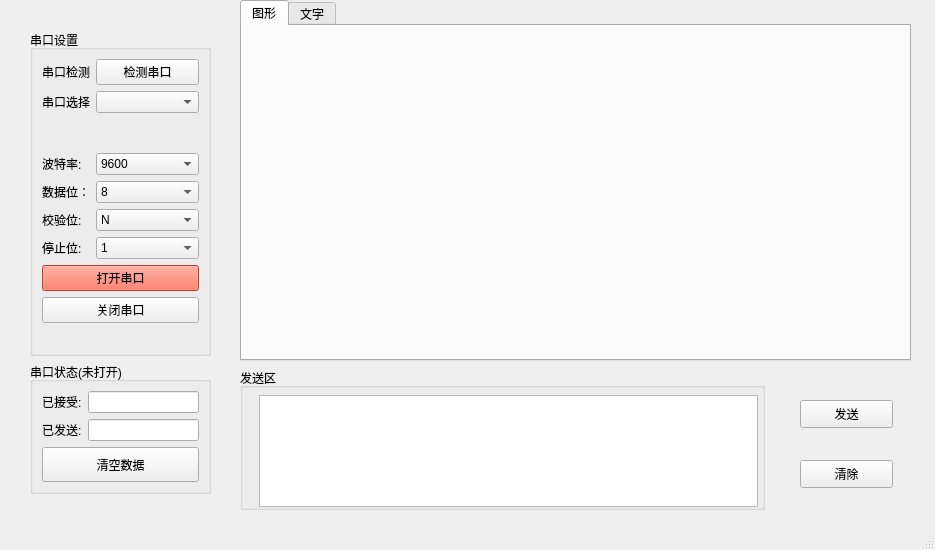
<?xml version="1.0" encoding="UTF-8"?>
<ui version="4.0">
 <class>MainWindow</class>
 <widget class="QMainWindow" name="MainWindow">
  <property name="geometry">
   <rect>
    <x>0</x>
    <y>0</y>
    <width>935</width>
    <height>550</height>
   </rect>
  </property>
  <property name="minimumSize">
   <size>
    <width>935</width>
    <height>550</height>
   </size>
  </property>
  <property name="maximumSize">
   <size>
    <width>935</width>
    <height>550</height>
   </size>
  </property>
  <property name="windowTitle">
   <string>MainWindow</string>
  </property>
  <widget class="QWidget" name="centralwidget">
   <widget class="QGroupBox" name="groupBox">
    <property name="geometry">
     <rect>
      <x>30</x>
      <y>30</y>
      <width>181</width>
      <height>326</height>
     </rect>
    </property>
    <property name="sizePolicy">
     <sizepolicy hsizetype="Preferred" vsizetype="Preferred">
      <horstretch>0</horstretch>
      <verstretch>0</verstretch>
     </sizepolicy>
    </property>
    <property name="title">
     <string>串口设置</string>
    </property>
    <layout class="QFormLayout" name="formLayout">
     <item row="0" column="0">
      <widget class="QLabel" name="label">
       <property name="text">
        <string>&lt;html&gt;&lt;head/&gt;&lt;body&gt;&lt;p align=&quot;center&quot;&gt;串口检测&lt;/p&gt;&lt;/body&gt;&lt;/html&gt;</string>
       </property>
      </widget>
     </item>
     <item row="0" column="1">
      <widget class="QPushButton" name="check_serial_Button">
       <property name="text">
        <string>检测串口</string>
       </property>
      </widget>
     </item>
     <item row="1" column="0">
      <widget class="QLabel" name="label_2">
       <property name="text">
        <string>&lt;html&gt;&lt;head/&gt;&lt;body&gt;&lt;p align=&quot;center&quot;&gt;串口选择&lt;/p&gt;&lt;/body&gt;&lt;/html&gt;</string>
       </property>
      </widget>
     </item>
     <item row="1" column="1">
      <widget class="QComboBox" name="chose_port_comboBox"/>
     </item>
     <item row="3" column="0">
      <widget class="QLabel" name="label_4">
       <property name="text">
        <string>&lt;html&gt;&lt;head/&gt;&lt;body&gt;&lt;p align=&quot;justify&quot;&gt;波特率:&lt;/p&gt;&lt;/body&gt;&lt;/html&gt;</string>
       </property>
      </widget>
     </item>
     <item row="3" column="1">
      <widget class="QComboBox" name="comboBox_2">
       <property name="currentText">
        <string>9600</string>
       </property>
       <property name="currentIndex">
        <number>0</number>
       </property>
       <item>
        <property name="text">
         <string>9600</string>
        </property>
       </item>
       <item>
        <property name="text">
         <string>2400</string>
        </property>
       </item>
       <item>
        <property name="text">
         <string>4800</string>
        </property>
       </item>
       <item>
        <property name="text">
         <string>12800</string>
        </property>
       </item>
       <item>
        <property name="text">
         <string>14400</string>
        </property>
       </item>
       <item>
        <property name="text">
         <string>19200</string>
        </property>
       </item>
       <item>
        <property name="text">
         <string>38400</string>
        </property>
       </item>
       <item>
        <property name="text">
         <string>57600</string>
        </property>
       </item>
       <item>
        <property name="text">
         <string>76800</string>
        </property>
       </item>
       <item>
        <property name="text">
         <string>115200</string>
        </property>
       </item>
       <item>
        <property name="text">
         <string>230400</string>
        </property>
       </item>
       <item>
        <property name="text">
         <string>460800</string>
        </property>
       </item>
      </widget>
     </item>
     <item row="4" column="0">
      <widget class="QLabel" name="label_5">
       <property name="text">
        <string>&lt;html&gt;&lt;head/&gt;&lt;body&gt;&lt;p align=&quot;justify&quot;&gt;数据位：&lt;/p&gt;&lt;/body&gt;&lt;/html&gt;</string>
       </property>
      </widget>
     </item>
     <item row="4" column="1">
      <widget class="QComboBox" name="comboBox_3">
       <item>
        <property name="text">
         <string>8</string>
        </property>
       </item>
       <item>
        <property name="text">
         <string>7</string>
        </property>
       </item>
       <item>
        <property name="text">
         <string>6</string>
        </property>
       </item>
       <item>
        <property name="text">
         <string>5</string>
        </property>
       </item>
      </widget>
     </item>
     <item row="5" column="0">
      <widget class="QLabel" name="label_6">
       <property name="text">
        <string>&lt;html&gt;&lt;head/&gt;&lt;body&gt;&lt;p align=&quot;justify&quot;&gt;校验位:&lt;/p&gt;&lt;/body&gt;&lt;/html&gt;</string>
       </property>
      </widget>
     </item>
     <item row="5" column="1">
      <widget class="QComboBox" name="comboBox_4">
       <item>
        <property name="text">
         <string>N</string>
        </property>
       </item>
      </widget>
     </item>
     <item row="6" column="0">
      <widget class="QLabel" name="label_7">
       <property name="text">
        <string>&lt;html&gt;&lt;head/&gt;&lt;body&gt;&lt;p align=&quot;justify&quot;&gt;停止位:&lt;/p&gt;&lt;/body&gt;&lt;/html&gt;</string>
       </property>
      </widget>
     </item>
     <item row="6" column="1">
      <widget class="QComboBox" name="comboBox_5">
       <item>
        <property name="text">
         <string>1</string>
        </property>
       </item>
       <item>
        <property name="text">
         <string>1.5</string>
        </property>
       </item>
       <item>
        <property name="text">
         <string>2</string>
        </property>
       </item>
      </widget>
     </item>
     <item row="7" column="0" colspan="2">
      <widget class="QPushButton" name="open_serial_Button">
       <property name="styleSheet">
        <string notr="true">background-color:rgb(255, 87, 58)</string>
       </property>
       <property name="text">
        <string>打开串口</string>
       </property>
      </widget>
     </item>
     <item row="8" column="0" colspan="2">
      <widget class="QPushButton" name="close_serial_Button">
       <property name="text">
        <string>关闭串口</string>
       </property>
      </widget>
     </item>
     <item row="2" column="0" colspan="2">
      <widget class="QLabel" name="statues">
       <property name="text">
        <string>&lt;html&gt;&lt;head/&gt;&lt;body&gt;&lt;p align=&quot;center&quot;&gt;&lt;span style=&quot; color:#ff0000;&quot;&gt;&lt;br/&gt;&lt;/span&gt;&lt;/p&gt;&lt;/body&gt;&lt;/html&gt;</string>
       </property>
       <property name="textFormat">
        <enum>Qt::AutoText</enum>
       </property>
      </widget>
     </item>
    </layout>
   </widget>
   <widget class="QGroupBox" name="groupBox_2">
    <property name="geometry">
     <rect>
      <x>30</x>
      <y>362</y>
      <width>181</width>
      <height>132</height>
     </rect>
    </property>
    <property name="title">
     <string>串口状态(未打开)</string>
    </property>
    <layout class="QFormLayout" name="formLayout_2">
     <item row="0" column="0">
      <widget class="QLabel" name="label_8">
       <property name="text">
        <string>&lt;html&gt;&lt;head/&gt;&lt;body&gt;&lt;p align=&quot;justify&quot;&gt;已接受:&lt;/p&gt;&lt;/body&gt;&lt;/html&gt;</string>
       </property>
      </widget>
     </item>
     <item row="0" column="1">
      <widget class="QLineEdit" name="recived_data_num">
       <property name="minimumSize">
        <size>
         <width>0</width>
         <height>0</height>
        </size>
       </property>
      </widget>
     </item>
     <item row="1" column="0">
      <widget class="QLabel" name="label_9">
       <property name="text">
        <string>已发送:</string>
       </property>
      </widget>
     </item>
     <item row="1" column="1">
      <widget class="QLineEdit" name="sent_data_num">
       <property name="sizePolicy">
        <sizepolicy hsizetype="Preferred" vsizetype="Preferred">
         <horstretch>0</horstretch>
         <verstretch>0</verstretch>
        </sizepolicy>
       </property>
      </widget>
     </item>
     <item row="2" column="0" colspan="2">
      <widget class="QPushButton" name="clear_all_Button">
       <property name="sizePolicy">
        <sizepolicy hsizetype="Expanding" vsizetype="Expanding">
         <horstretch>0</horstretch>
         <verstretch>0</verstretch>
        </sizepolicy>
       </property>
       <property name="text">
        <string>清空数据</string>
       </property>
      </widget>
     </item>
    </layout>
   </widget>
   <widget class="QGroupBox" name="sent_Box">
    <property name="geometry">
     <rect>
      <x>240</x>
      <y>368</y>
      <width>525</width>
      <height>142</height>
     </rect>
    </property>
    <property name="title">
     <string>发送区</string>
    </property>
    <widget class="QTextEdit" name="sent_textEdit">
     <property name="geometry">
      <rect>
       <x>19</x>
       <y>27</y>
       <width>499</width>
       <height>112</height>
      </rect>
     </property>
    </widget>
   </widget>
   <widget class="QPushButton" name="sent_text_Button">
    <property name="geometry">
     <rect>
      <x>800</x>
      <y>400</y>
      <width>93</width>
      <height>28</height>
     </rect>
    </property>
    <property name="text">
     <string>发送</string>
    </property>
   </widget>
   <widget class="QPushButton" name="clear_text_Button">
    <property name="geometry">
     <rect>
      <x>800</x>
      <y>460</y>
      <width>93</width>
      <height>28</height>
     </rect>
    </property>
    <property name="text">
     <string>清除</string>
    </property>
   </widget>
   <widget class="QTabWidget" name="tabWidget">
    <property name="geometry">
     <rect>
      <x>240</x>
      <y>0</y>
      <width>671</width>
      <height>361</height>
     </rect>
    </property>
    <property name="currentIndex">
     <number>0</number>
    </property>
    <widget class="QWidget" name="tab">
     <attribute name="title">
      <string>图形</string>
     </attribute>
     <widget class="QWidget" name="layoutWidget">
      <property name="geometry">
       <rect>
        <x>0</x>
        <y>0</y>
        <width>661</width>
        <height>331</height>
       </rect>
      </property>
      <layout class="QVBoxLayout" name="graph_Layout"/>
     </widget>
    </widget>
    <widget class="QWidget" name="tab_2">
     <attribute name="title">
      <string>文字</string>
     </attribute>
     <widget class="QTextEdit" name="receive_textEdit">
      <property name="geometry">
       <rect>
        <x>0</x>
        <y>0</y>
        <width>551</width>
        <height>331</height>
       </rect>
      </property>
     </widget>
     <widget class="QPushButton" name="clear_receive_button">
      <property name="geometry">
       <rect>
        <x>560</x>
        <y>240</y>
        <width>93</width>
        <height>28</height>
       </rect>
      </property>
      <property name="text">
       <string>清除</string>
      </property>
     </widget>
    </widget>
   </widget>
  </widget>
  <widget class="QMenuBar" name="menubar">
   <property name="geometry">
    <rect>
     <x>0</x>
     <y>0</y>
     <width>935</width>
     <height>26</height>
    </rect>
   </property>
  </widget>
  <widget class="QStatusBar" name="statusbar"/>
 </widget>
 <resources/>
 <connections/>
</ui>
